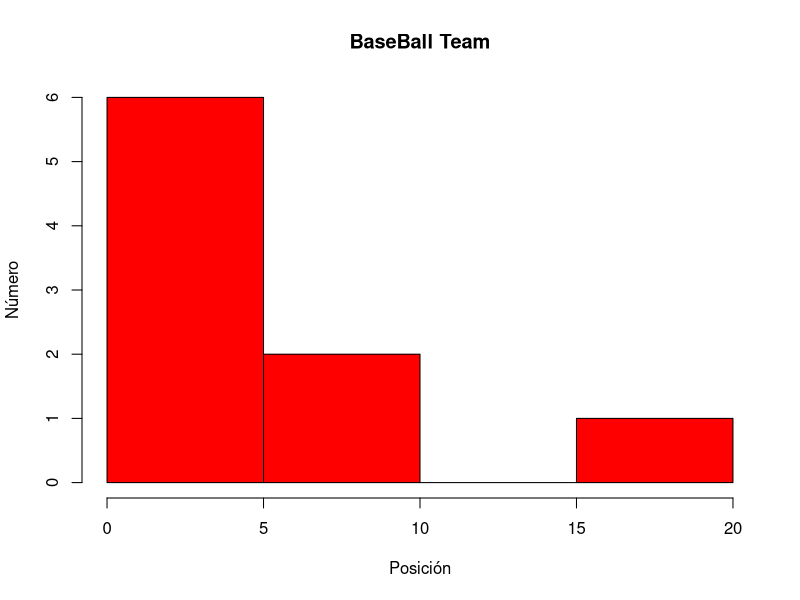

The R source for this figure:
# Segundo Caso de Analisis
# Libro Estadística para Administración y Economía 10 / Pag 33 (63 del PDF) / 8

# A continuación se muestran datos de 55 miembros de un equipo de béisbol. Cada 
# observación indica la posición principal que juegan los miembros del equipo:
# pitcher (P), catcher (H), primera base (1), segunda base (2), tercera base (3),
# shortstop (S), left fiel (L), center field (C) y right field (R).

# a. Resuma usando una distribución de frecuencia y otra de frecuencia relativa.
# b. ¿Cuál es la posición que ocupan más miembros del equipo?
# c. ¿Cuál es la posición que ocupan menos miembros del equipo?
# d. ¿Qué posición de campo (L, R, C) es la que juegan más miembros del equipo?
# e. Compare las posiciones L, R, y C con las posiciones 1, 2, 3 y S


# Cargar paquetes:

library(ggplot2)
library(dplyr)
library(plyr)

# Creamos conjunto de datos:

y <- c("L", "P", "C", "H", "2", "P", "R", "1", "S", "S", "1", "L", "P", "R", "P",
       "P", "P", "P", "R", "C", "S", "L", "R", "P", "C", "C", "P", "P", "R", "P",
       "2", "3", "P", "H", "L", "P", "1", "C", "P", "P", "P", "S", "1", "L", "R",
       "R", "1", "2", "H", "S", "3", "H", "2", "L", "P")
class(y)
summary(y)

y <- factor(y)
Players <- summary(y)
class(y)

DF8 <- data.frame(Players)
View(DF)

hist(Players,
     col= 'red',
     border = 'black',
     main = 'BaseBall Team',
     xlab = 'Posición',
     ylab = 'Número')

# Medidas de Tendencia

mode <- function(y) {
  return(as.factor(names(which.max(table(y)))))
}
mean(y)




